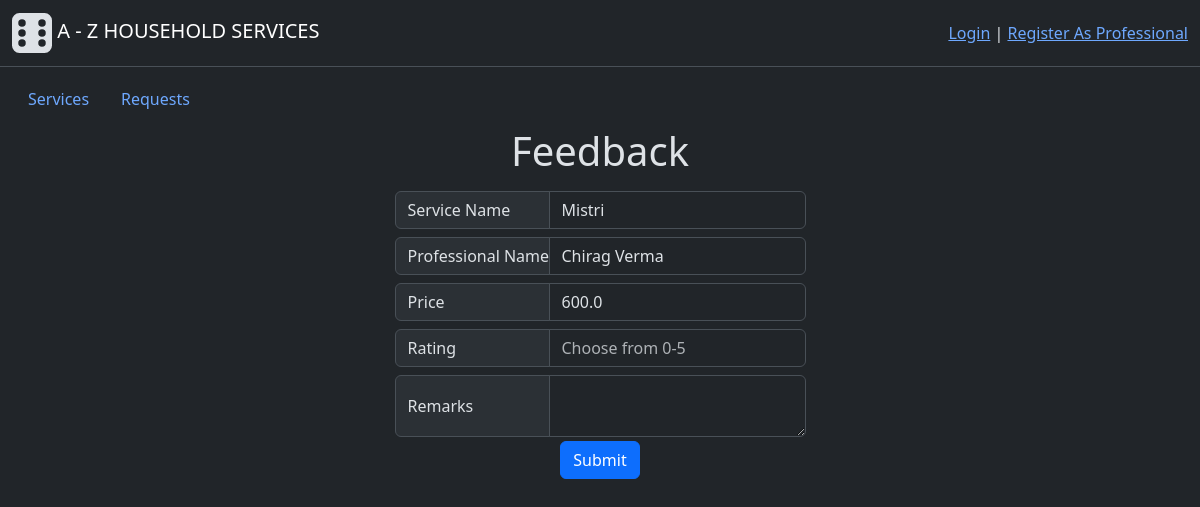
/user/service_feedback/1, run on an earlier commit of the app's database.
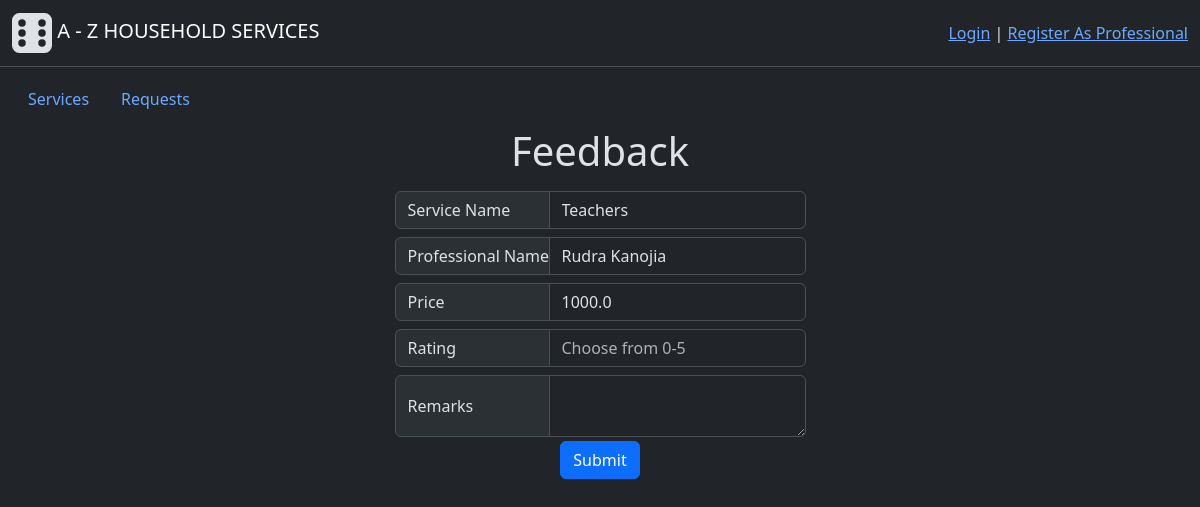
And on a later commit of the database.
### backend/modals.py (models this page shows, shortened)
class Service(db.Model):
    id = db.Column(db.Integer(), primary_key=True)
    name = db.Column(db.String(30),unique=True, nullable=False)
    desc = db.Column(db.String(500), nullable=False)
    time_required = db.Column(db.Integer(), nullable=False) # Time required (in Hrs)
    price = db.Column(db.Float(), nullable=False)
    status = db.Column(db.Integer(), nullable=False, default=1) # 0-inactive, 1-active
    service_requests = db.relationship("ServiceRequest", cascade="all, delete", backref="services", lazy=True) # For accessing all the service requests having common service

class User(db.Model, UserMixin):
    id = db.Column(db.Integer(), primary_key=True)
    email = db.Column(db.String(60), unique=True, nullable=False)
    password = db.Column(db.String(), nullable=False)
    role = db.Column(db.Integer(), nullable=False, default=1) # 0-Admin, 1-Customer, 2-Professional
    name = db.Column(db.String(30), nullable=False)
    address = db.Column(db.String(100), nullable=False)
    pincode = db.Column(db.Integer(), nullable=False)
    status = db.Column(db.Integer(), nullable=False, default=1) # 0-inactive, 1-active
    rating = db.Column(db.Integer(), default=0)
    service_requests = db.relationship("ServiceRequest", cascade="all, delete", backref="customer", lazy=True) # For accessing all the service requests created by a user(customer)
    professional_info = db.relationship("Professional", cascade="all, delete", backref="user", uselist=False) # one to one relation for accessing futher professional info

### backend/controllers.py (the view, shortened to what this page needs)
@app.route("/user/service_feedback/<int:service_id>", methods=["GET", "POST"])
def user_feedback_page(service_id):
    service_request = ServiceRequest.query.get(service_id)
    return render_template("user_service_feedback.html", service_request=service_request)

### templates/user_service_feedback.html
{% extends "user_dashboard.html" %}
{% block subcontent %}
<h1 class="text-center mt-2">Feedback</h1>
<div class="d-flex flex-column  align-items-center mt-3">
    <form action="{{url_for('user_feedback_page', service_id=service_request.id)}}" method="POST">
        <div class="input-group mb-2">
            <span class="input-group-text width-140" >Service Name</span>
            <input type="text" class="form-control" value="{{service_request.services.name}}" readonly>
        </div>
        <div class="input-group mb-2">
            <span class="input-group-text width-140" >Professional Name</span>
            <input type="text" class="form-control" value="{{service_request.professional.user.name}}" readonly>
        </div>
        <div class="input-group mb-2">
            <span class="input-group-text width-140" >Price</span>
            <input type="text" class="form-control" value="{{service_request.services.price}}" readonly>
        </div>
        <div class="input-group mb-2">
            <span class="input-group-text width-140" >Rating</span>
            <input type="number" class="form-control" name="rating" placeholder="Choose from 0-5" min="0", max="5", required>
        </div>
        <div class="input-group">
            <span class="input-group-text width-140">Remarks</span>
            <textarea name="remarks" class="form-control"></textarea>
        </div>
        <button type="submit" class="btn btn-primary mt-1">Submit</button>
    </form>
</div>
{% endblock %}

What changed in the data, as far as the page shows it:
changed Service: services.name "Mistri" → "Teachers"; services.price "600.0" → "1000.0"
changed User: professional.user.name "Chirag Verma" → "Rudra Kanojia"
